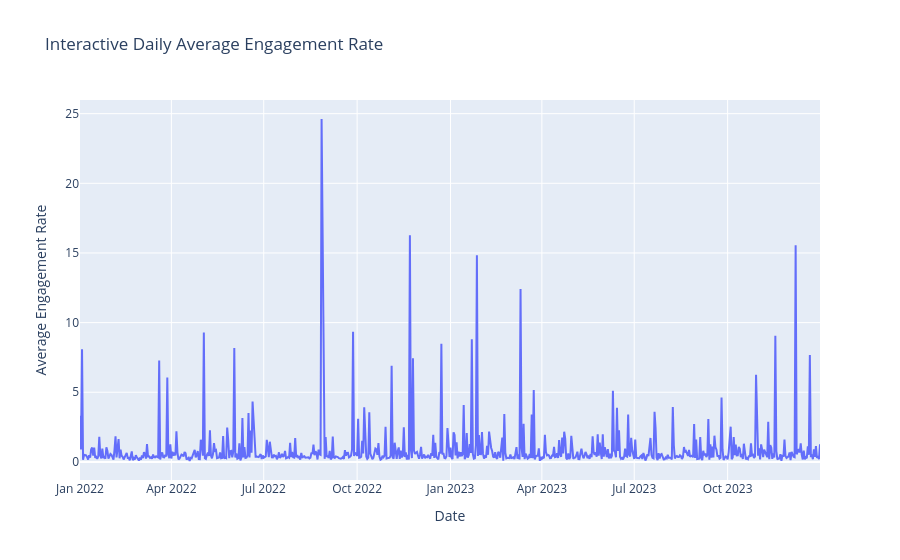

Notebook code for this chart:
### Code cell
# Interactive line chart: daily average engagement
try:
    import plotly.express as px
    daily_plot = daily_engagement.copy()
    daily_plot['post_date'] = pd.to_datetime(daily_plot['post_date'])
    fig = px.line(
        daily_plot, x='post_date', y='engagement_rate',
        title='Interactive Daily Average Engagement Rate',
        labels={'post_date': 'Date', 'engagement_rate': 'Average Engagement Rate'}
    )
    fig.show()
except ImportError:
    print("Plotly is not installed. Install it using: pip install plotly")

### Figure 1 — Plotly figure (JSON) as saved in the notebook; plotly's stock layout.template omitted (floating-point values rounded to 4 significant figures; data arrays with more than 128 entries replaced by an {"elided": "..."} marker saying what was removed)
{"data": [{"hovertemplate": "Date=%{x}<br>Average Engagement Rate=%{y}<extra></extra>", "legendgroup": "", "line": {"color": "#636efa", "dash": "solid"}, "marker": {"symbol": "circle"}, "mode": "lines", "name": "", "orientation": "v", "showlegend": false, "type": "scatter", "x": {"elided": "729 str values"}, "xaxis": "x", "y": {"elided": "729 float values"}, "yaxis": "y"}], "layout": {"legend": {"tracegroupgap": 0}, "title": {"text": "Interactive Daily Average Engagement Rate"}, "xaxis": {"anchor": "y", "domain": [0, 1], "title": {"text": "Date"}}, "yaxis": {"anchor": "x", "domain": [0, 1], "title": {"text": "Average Engagement Rate"}}}}
